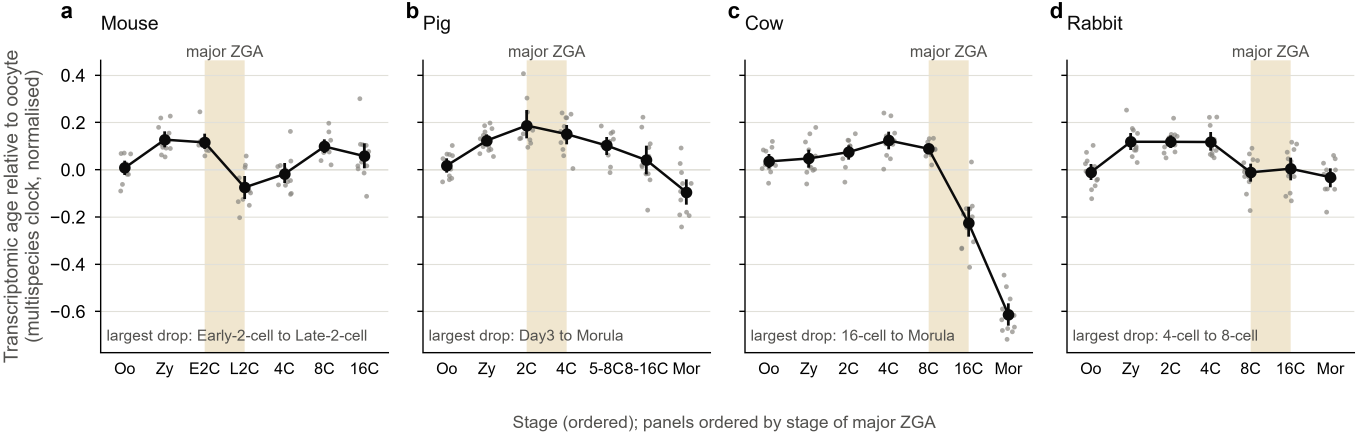
#> input picture gz/figures/FigGZ_1_gate1_trajectories.png, 4069 x 1301 px, given in place of Figure1.png, which was not available (shown at 1/3 size)
$ python 38_build_easy_review_KR.py
#> lines starting #> are read from the running program, lines starting #| are printed output that depends on the picture
#!/usr/bin/env python3
"""Build the plain-language review page (easy_review_KR.html) with embedded figures."""
import base64
import os, os, html

ANALYSIS = os.path.dirname(os.path.dirname(os.path.dirname(os.path.abspath(__file__))))
B = f'{ANALYSIS}/gz'
ASSETS = f'{B}/figures/review_assets'
FIG = f'{ASSETS}/easyfig'
OUT = f'{B}/results/review/easy_review_KR.html'


PUB = f'{B}/figures'


def refresh():
    """Re-encode every rendered figure, so the page can never show a figure that has since been redrawn."""
    from PIL import Image
    os.makedirs(FIG, exist_ok=True)
    for n in [f'Figure{i}' for i in range(1, 6)] + [f'FigureS{i}' for i in range(1, 8)]:
        src = f'{PUB}/{"supp" if "S" in n[6:] else "pub"}/{n}.png'
        key = n.replace('Figure', 'F').replace('FS', 'S')
        im = Image.open(src).convert('RGB')
        w = 1400
        im.resize((w, round(im.height * w / im.width)), Image.LANCZOS).save(
            f'{FIG}/{key}.jpg', 'JPEG', quality=82, optimize=True)
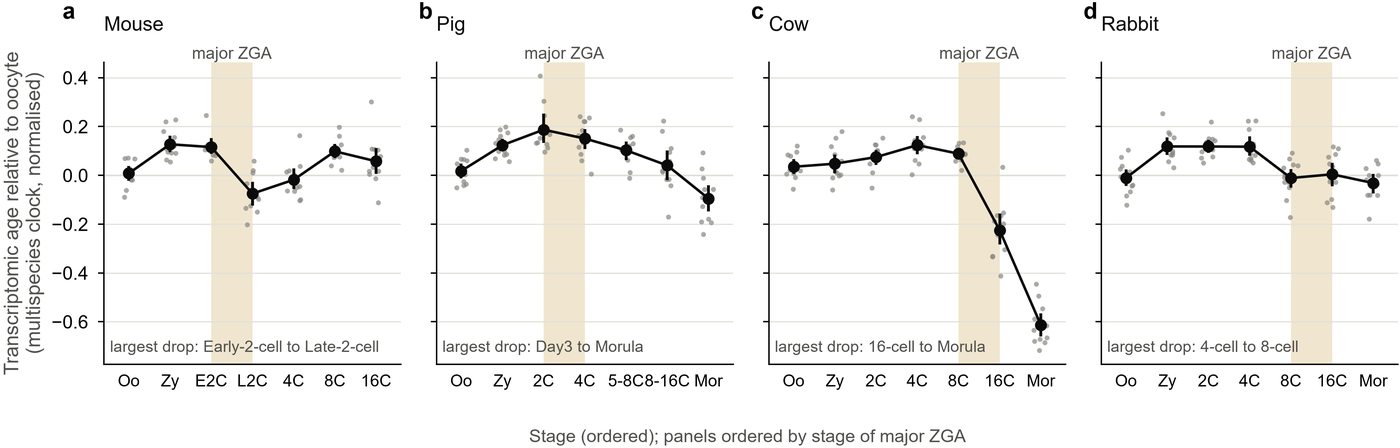
#> saved as F1.jpg: PIL image 1400x448 RGB; mean R, G, B 244.7, 243.9, 242
#> pass 2 of the loop in refresh, `for n in [f'Figure{i}' for i in range(1, 6)] + [f'FigureS{i}' for i in..`:
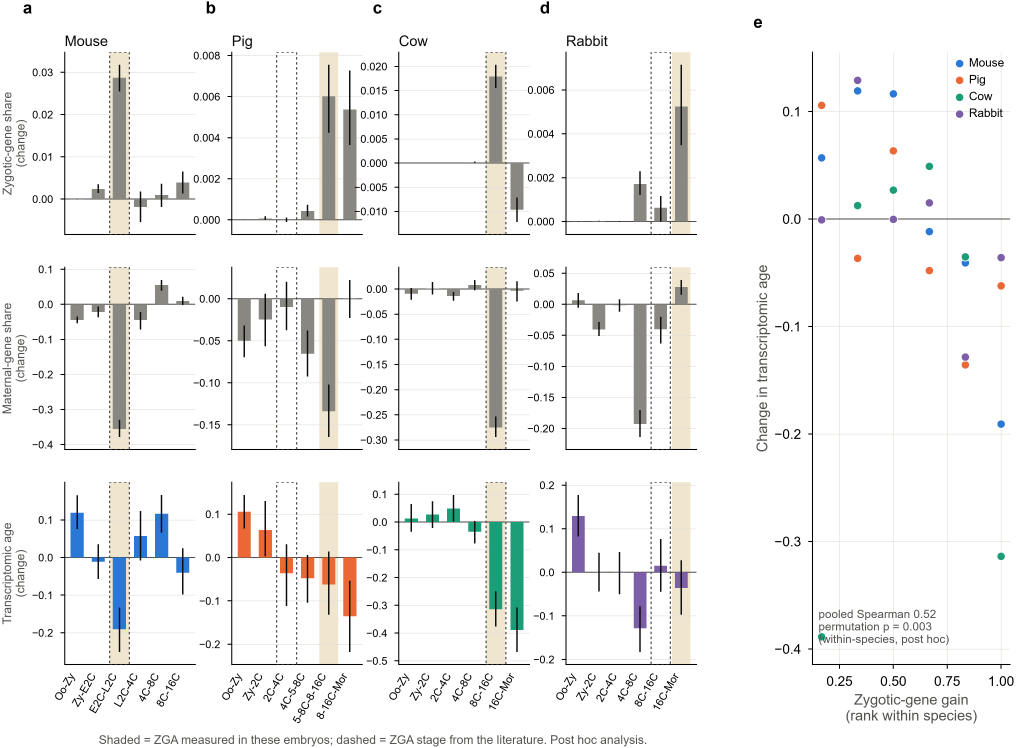
#> input picture gz/figures/FigGZ_2_zga_vs_clock.png, 4062 x 2992 px, given in place of Figure2.png, which was not available (shown at 1/4 size)
#> im: PIL image 4062x2992 RGB
#> in refresh, `im.resize((w, round(im.height * w / im.width)), Image.LANCZOS).save( f..`:
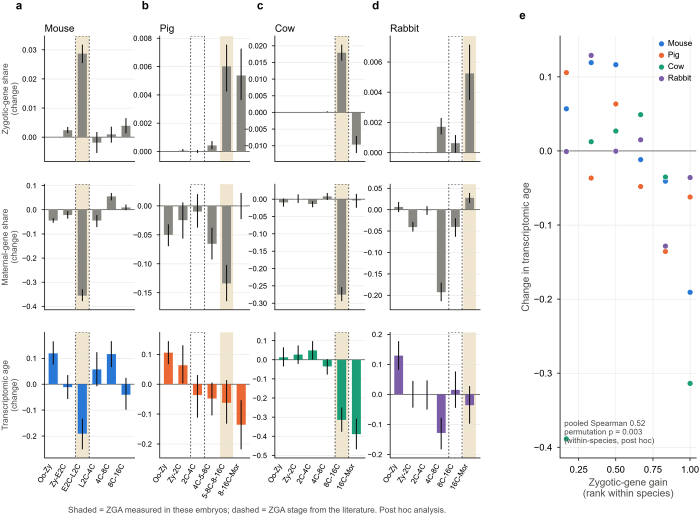
#> saved as F2.jpg: PIL image 1400x1031 RGB (shown at 1/2 size); mean R, G, B 242, 241.9, 241
    print('figures re-encoded:', ', '.join(sorted(os.listdir(FIG))))


#> (the run stopped early here; a loop or call above may not have finished)
